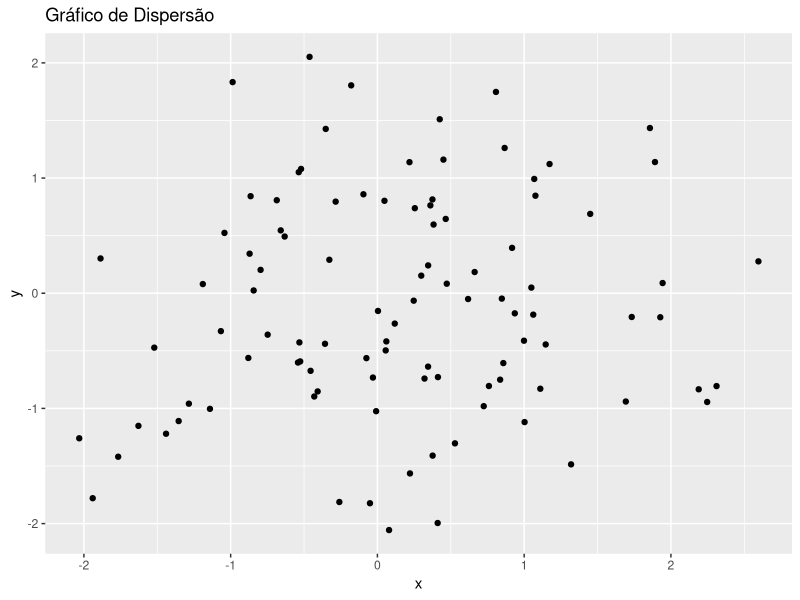

This chart was generated by the following R code:
## ---- chunk 1
library(ggplot2)

### Criar um conjunto de dados exemplo
data <- data.frame(
  x = rnorm(100),
  y = rnorm(100)
)
### Criar um gráfico de dispersão
ggplot(data, aes(x = x, y = y)) +
  geom_point() +
  labs(title = "Gráfico de Dispersão")
## ---- chunk 2
library(dplyr)
### Criar um data frame exemplo
data <- data.frame(
  grupo = rep(c("A", "B"), each = 5),
  valor = c(10, 20, 15, 25, 30, 5, 10, 15, 20, 25)
)
### Filtrar e sumarizar os dados
resumo <- data |>
  filter(valor > 15) |>
  group_by(grupo) |>
  summarise(media_valor = mean(valor))
print(resumo)
## ---- chunk 3
library(tidyr)
### Criar um data frame exemplo
data <- data.frame(
  id = 1:3,
  tratamento_A = c(NA, 3, 1),
  tratamento_B = c(2, NA, 4)
)
### Transformar o data frame em formato tidy
data_tidy <- data |>
  pivot_longer(cols = starts_with("tratamento"), names_to = "tratamento", values_to = "resultado")
print(data_tidy)
## ---- chunk 4
library(purrr)
### Criar uma lista de números
numeros <- list(1, 2, 3, 4, 5)
### Aplicar uma função a cada elemento da lista
resultados <- map(numeros, function(x) x^2)
print(resultados)
## ---- chunk 5
library(tibble)
### Criar um tibble
data <- tibble(
  x = 1:5,
  y = 6:10
)
### Mostrar o tibble
print(data)

